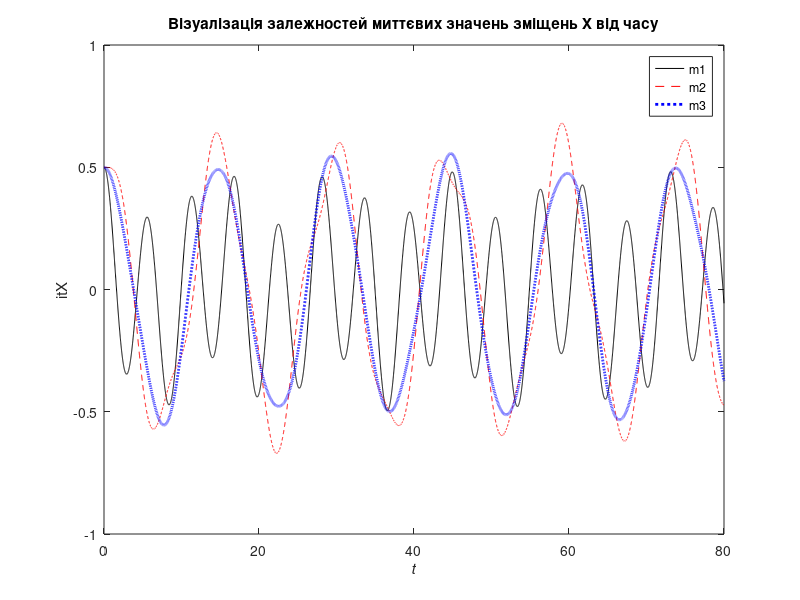
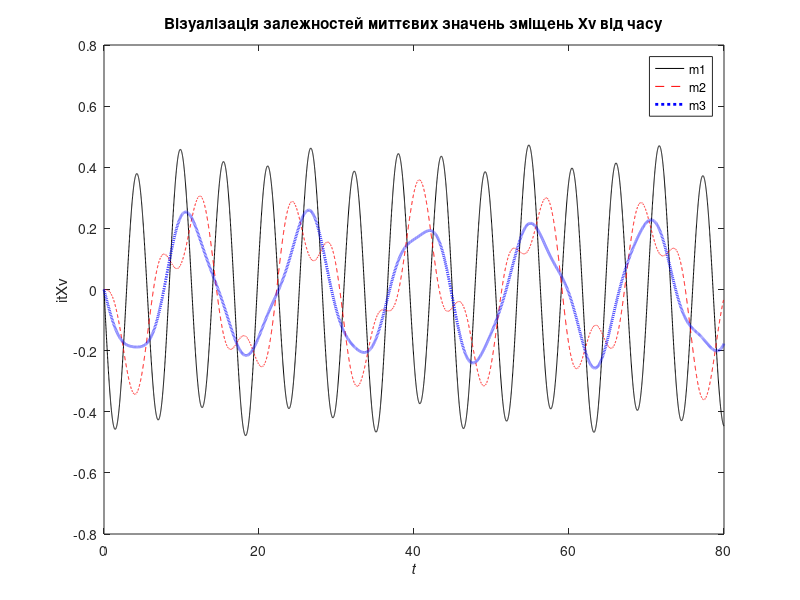
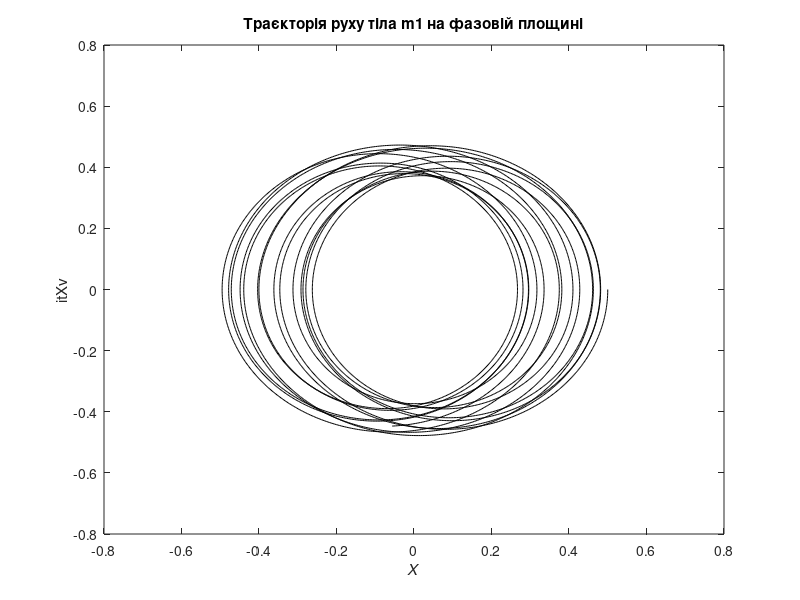
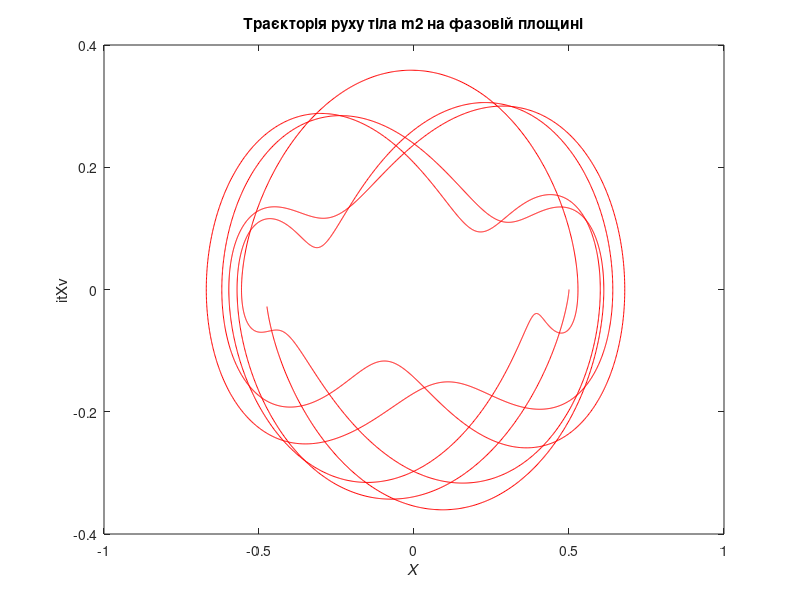

Write MATLAB code to recreate these figures, in order.
function BondarLab2
% Коливання ланцюжка зв'язаних гармонічних осциляторів: вільні коливання
N=3; % кількість тіл коливальної системи
m=[1 1 1]; % маси тіл коливальної системи
k=[1 0.2 0.2 0.2]; % жорсткості пружин коливальної системи, тобто k=[1 1 1 1]
R0=[0.5 0.5 0.5]; % зміщення тіл в момент часу t=0
v0=[0 0 0]; % швидкості тіл в момент часу t=0
% Обчислення елементів матриці

for alfa=1:N+1
    for beta=1:N
        omega(alfa,beta)=k(alfa)/m(beta);
    end
end
i=1:N; j=1:N;
% Обчислення елементів матриці OMEGA згідно з (2.8)
OMEGA(1:N,1:N)=0;
for i=1:N
    if i==1
        OMEGA(i,i)=omega(1,1)+omega(2,1); 
        OMEGA(1,2)=-omega(2,1);
    end
    if i>1
        if i<N
            OMEGA(i,i-1)=-omega(i,i); 
            OMEGA(i,i)=omega(i,i)+omega(i+1,i);
            OMEGA(i,i+1)=-omega(i+1,i);
        else
            OMEGA(i,i-1)=-omega(i,i);
            OMEGA(i,i)=omega(i,i)+omega(i+1,i);
        end
    end
end 
% обчислення власних значень і власних векторів матриці OMEGA
[Sigma,Teta]=eig(OMEGA);
% Обчислення власних частот
Teta=Teta^0.5; 
for i=1:N
    for j=1:N
        SigmaV(j,i)=-Teta(i,i)*Sigma(j,i);
    end
end
C1=Sigma^-1*R0'; % розв'язання системи рівнянь (2.18)
C2=SigmaV^-1*v0'; % розв'язання системи рівнянь (2.19)
C=(C1.^2+C2.^2).^0.5; % обчислення координат вектору С
clear alfa
% Обчислення фази нормальних коливань згідно з (2.21), (2.22)
for i=1:N
    if C(i)==0
        alfa(i)=0; 
    else
        alfa(i)=atan(C2(i)./C1(i));
        if C1(i)<0
            alfa(i)=pi+alfa(i); 
        end
        if C1(i)>0
            if C2(i)<0
                alfa(i)=2*pi+alfa(i); 
            end
        end
    end
end
N=length(OMEGA);
N1=2^13; % кількість вузлів часової сітки
j=1:N1;
Tmax=80; % права границя часового інтервалу
t(j)=(j-1)/(N1-1)*Tmax; % координати вузлів часової сітки
% Обчислення значень координат тіл у вузлах часової сітки
for j=1:N1
    s=zeros(N,1);
    for i=1:N
        s=s+C(i)*Sigma(:,i).*cos(Teta(i,i)*t(j)+alfa(i));
    end
    X(:,j)=s;
end
% Обчислення значень швидкостей тіл у вузлах часової сітки
for j=1:N1
    s=zeros(N,1);
    for i=1:N
        s=s+C(i)*Sigma(:,i).*Teta(i,i)*sin(Teta(i,i)*t(j)+alfa(i));
    end
    Xv(:,j)=-s;
end


% Візуалізація залежностей миттєвих значень зміщень Х та швидкості Xv від часу
figure(1); plot(t,X(1,:),'-k',t,X(2,:),'--r',t,X(3,:),':b','LineWidth',2);
title('Візуалізація залежностей миттєвих значень зміщень Х від часу'); xlabel('\itt'); ylabel("\itX"); legend("m1","m2","m3");
figure(2); plot(t,Xv(1,:),'-k',t,Xv(2,:),'--r',t,Xv(3,:),':b','LineWidth',2);
title('Візуалізація залежностей миттєвих значень зміщень Хv від часу'); xlabel('\itt'); ylabel("\itXv"); legend("m1","m2","m3");
% Побудова траєкторії руху тіл на фазовій площині
figure(3); plot(X(1,:),Xv(1,:),'k');
title('Траєкторія руху тіла m1 на фазовій площині'); xlabel('\itX'); ylabel("\itXv");
figure(4); plot(X(2,:),Xv(2,:),'r');
title('Траєкторія руху тіла m2 на фазовій площині'); xlabel('\itX'); ylabel("\itXv");
figure(5); plot(X(3,:),Xv(3,:),'b');
title('Траєкторія руху тіла m3 на фазовій площині'); xlabel('\itX'); ylabel("\itXv");
% Обчислення спектрів залежностей зміщень тіл системи від часу
c1=fft(X(1,:)); c2=fft(X(2,:)); c3=fft(X(3,:));
j=2:N1/2;
% Обчислення спектральної щільності зміщень тіл 
Cm1(j-1)=abs(c1(j-1))/(N1/2); 
Cm2(j-1)=abs(c2(j-1))/(N1/2); 
Cm3(j-1)=abs(c3(j-1))/(N1/2);
Freq(j-1)=(j-1)/Tmax; %обчислення частот спектральних гармонік
% Візуалізація спектральних щільностей зміщень тіл
figure(6); 
semilogy(Freq,50*Cm1,'-k',Freq,400*Cm2,'--r',Freq,5000*Cm3,':b','LineWidth',2);
axis([0 2.5 10^-3 2000]);
title('Візуалізація спектральних щільностей зміщень тіл'); xlabel('\itt'); ylabel("\itSpectral Density (C)"); legend("m1","m2","m3");
end